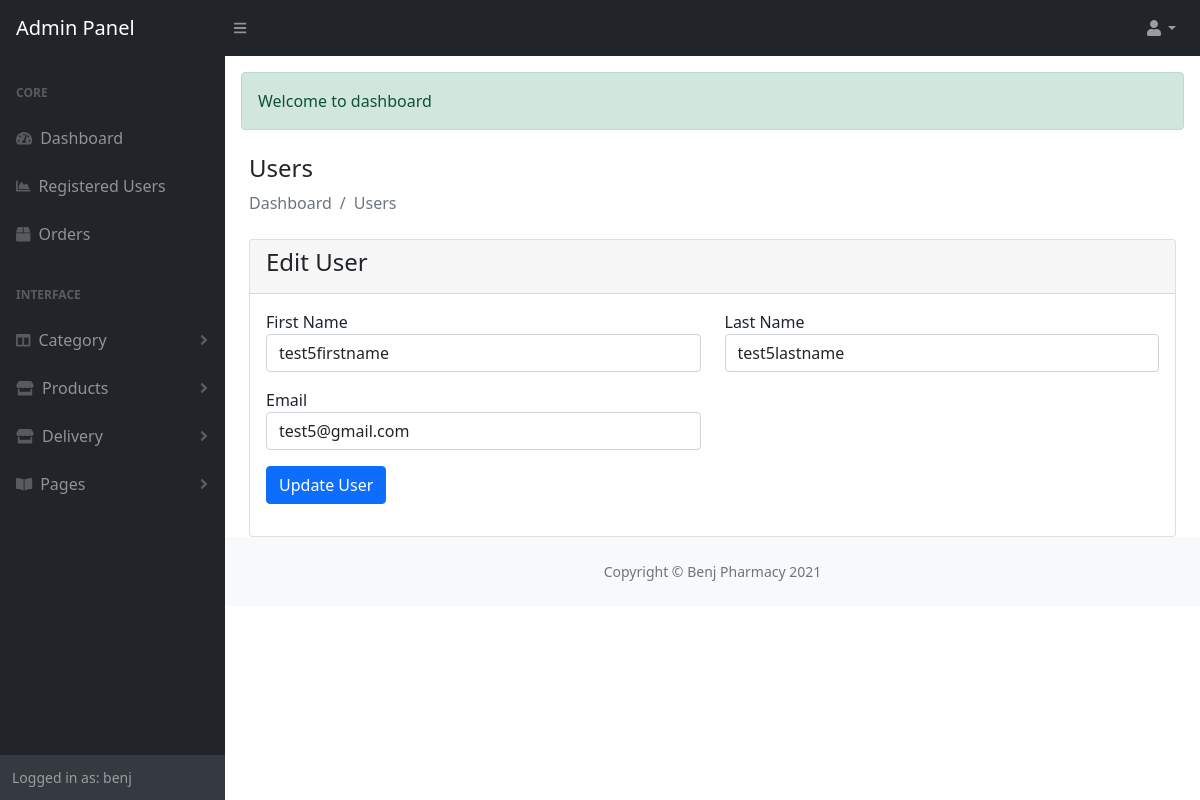
The page /admin/register-edit.php?id=027ead3e5ca28f7cb23b58f87992063e (signed in) on the database its author committed.
### tables this page shows
CREATE TABLE `users` (
  `user_id` varchar(100) NOT NULL,
  `first_name` varchar(100) NOT NULL,
  `last_name` varchar(100) NOT NULL,
  `email` varchar(100) NOT NULL,
  `password` varchar(100) NOT NULL,
  `created_at` timestamp NOT NULL DEFAULT current_timestamp() ON UPDATE current_timestamp()
);

### admin/register-edit.php (the view, shortened to what this page needs)
<?php
include('./includes/header.php');
include('./message.php');
?>
<div class="container px-4">
    <h4 class="mt-4">Users</h4>
    <ol class="breadcrumb mb-4">
        <li class="breadcrumb-item active">Dashboard</li>
        <li class="breadcrumb-item active">Users</li>
    </ol>
    <div class="row">
        <div class="col-md-12">
            <div class="card">
                <div class="card-header">
                    <h4>Edit User</h4>
                </div>
                <div class="card-body">
                    <?php
                        if(isset($_GET['id'])){
                            $user_id = $_GET['id'];
                            $sql = "SELECT * FROM users WHERE user_id = '$user_id'";
                            $stmt = mysqli_query($conn, $sql);
                            if(mysqli_num_rows($stmt)>0){
                                $row = mysqli_fetch_array($stmt);
                                ?>
                                    <form action="includes/functions.php" method="post">
                                        <div class="row">
                                            <div class="col-md-6 mb-3">
                                                <label for="fname">First Name</label>
                                                <input type="text" name="fname" value="<?= $row['first_name']; ?>" class="form-control" >
                                            </div>
                                            <div class="col-md-6 mb-3">
                                                <label for="lname">Last Name</label>
                                                <input type="text" name="lname" value="<?= $row['last_name'] ?>"; class="form-control" >
                                            </div>
                                            <div class="col-md-6 mb-3">
                                                <label for="email">Email</label>
                                                <input type="text" name="email" value="<?= $row['email'] ?>"; class="form-control" >
                                            </div>
                                            <div class="col-md-12 mb-3">
                                                <button class="btn btn-primary" type="submit" name="user_update" >Update User</button>
                                            </div>
                                        </div>
                                    </form>
                                <?php
                            }else{
                                ?>
                                <h4>No Record Found</h4>
                                <?php
                            }
                        }
                    ?>
                </div>
            </div>
        </div>
    </div>
</div>
<?php
include('./includes/footer.php');
include('./includes/scripts.php');
?>

### rows shown on the page
users: fname "test5firstname", lname "test5lastname", email "test5@gmail.com"

### other values the page prints
$_SESSION['auth_admin']['admin_name'] "benj"
$message "Welcome to dashboard"
